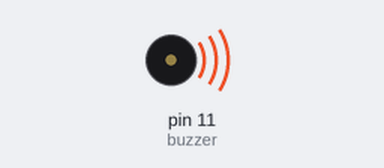
This sketch was run on a simulated Arduino Uno, built with avr-gcc and run on an emulated ATmega328P. Shown: buzzer (waves = sounding).

Above: at 0.2 s.
Timing chart, 0 to 3.0 s (numbered marks = the images above):
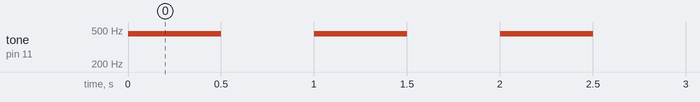

The sketch:

Practical_6a.ino
```cpp
int buzzer = 11;

void setup() {
  // put your setup code here, to run once:

}

void loop() {
  // put your main code here, to run repeatedly:
  tone(buzzer, 450);
  delay(500);
  noTone(buzzer);
  delay(500);
}
```

Measured:
- by itself, tone on pin 11 (buzzer): alternates 450 Hz for 0.50 s and silent for 0.50 s
